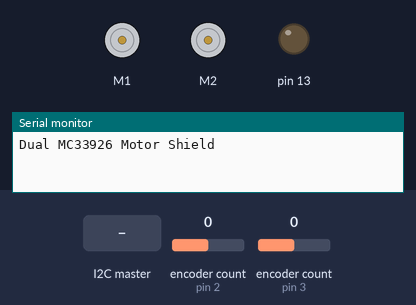
Simulated run of this sketch. Board: Arduino Uno, built with avr-gcc and run on an emulated ATmega328P. On the bench: 2 × DC motor (green arrow = forward, orange = backward, longer = faster), output pins drawn as LEDs (lit = HIGH), the last lines printed to the serial monitor. The inputs (shaded band) are chosen by the test bench; at power-on: encoder count (sensors on pin 2, pin 3) 0.

Above: at 1.2 s.
1.3 s: the I2C master sends the byte 0
2.8 s: the I2C master sends the byte 2
At 4.2 s:
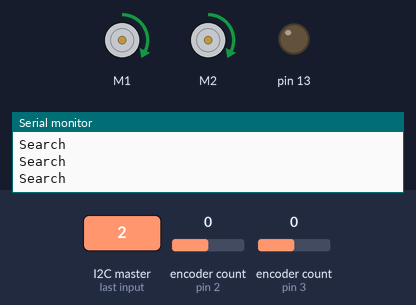
Timing chart, 0 to 5.8 s (numbered marks = the images above; inputs shaded):
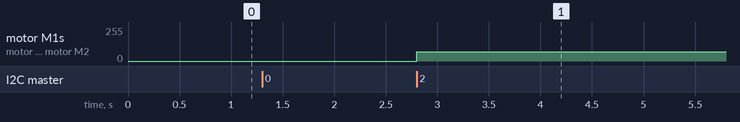

The sketch:

Demo2ArduinoR1.ino
```cpp
#define ENCODER_OPTIMIZE_INTERRUPTS
#include "DualMC33926MotorShield.h"
#include <Encoder.h>
#include <Wire.h>
#define SLAVE_ADDRESS 0x04
#define Pi 3.1415926535897932384
#include "DualMC33926MotorShield.h"
#include "math.h"
//#include <iostream>


DualMC33926MotorShield ms;


// intital Kp value

double Ke = .5;
double KpCon1 = 13.71;//15.3786175942488;

// PID control variables
double Kp1 = 48.3564;             //13.71;//15.3786175942488;
double Ki1 = 0.0;             //1.93;//2.37803426483209;
double Kd1 = 1.898917;

double Kp2 = 41.681;                //13.71;//15.3786175942488;
double Ki2 = 0.0;              // 1.93;//2.37803426483209;
double Kd2 = 2.623;

// comparative inputs and calculations
//max voltage
double umax = 7.5;
double phiDesired = 0.0;
// voltage delta and bar values
double VDelta = 0.0;

double VBar = 0.0;
double intialTime = 0.0;
int thresholdB = 0;
// integral controller
double I1 = 0.0;
double I_past1 = 0.0;

double I2 = 0.0;
double I_past2 = 0.0;

double I3 = 0.0;
double I_past3 = 0.0;
// past error of controllers
double e_past1 = 0.0;

double e_past2 = 0.0;

double e_past3 = 0.0;
// runnin timer?
double Ts = 0.0;
//Current time
double Tc = millis()/1000;
// desired angle turn
double desiredAngleTurn;//-90;
// distance asked to go
double desiredFPS;

// Encoder angle?
double actualPhi = 0.0;

double sentM1 = 0.0;
double sentM2 = 0.0;


//speed control this value we want as speed of motors potentially
double rho = 0.0;

// current error of controllers
double e1 = 0.0;
double e2 = 0.0;
double e3 = 0.0;
//derivative scalar
double D1 = 0.0;
double D2 = 0.0;
double D3 = 0.0;
//voltage output
double V1 = 0.0;
double V2 = 0.0;
int offset;

double currentTime = 0.0;

//DualMC33926MotorShield md;
Encoder knobLeft(3,5);
Encoder knobRight(2,6);
//float positionL = 0.0;
//float positionR = 0.0;
float angleL = 0.0;
float angleR = 0.0;
double phi = 0.0;
int motorSpeed = 0;
double r = 0.25;
double d = 0.9375;
long newLeft, newRight;
//bool doneTurning = false;

//stores desired distancew and angle sent from pi over i2c
double cameraReads;
String angleStr;
String distanceStr;
double angle;
double distance;
double decimal_value;
byte binaryAngle;
char end;
bool readAngle=false;
bool readDistance = false;
double driftCorrection;

enum State_enum{STOP,SEARCH, ANGLE, DISTANCE};
uint8_t state;

void setup() {
  pinMode(13,OUTPUT);
  Serial.begin(9600); //11500 or 9600?
  //md.init();
  //md.setM1Speed(motorSpeed);
  Serial.println("Dual MC33926 Motor Shield");
  ms.init();
  // initialize i2c as slave
  Wire.begin(SLAVE_ADDRESS);

  // define callbacks for i2c communication
  Wire.onReceive(receiveData);

}

void stopIfFault(){
  if(ms.getFault()){
    Serial.println("Fault");
    while(1);
  }
}
int i = 0;

char data[32];
void receiveData(int byteCount) {
  angleStr = "";
  distanceStr = "";
  offset = Wire.read();
  //if offset byte recieved is 0, sending set point based on quadrant reading
  //if offset byte recieved is 1, reset encoder counts
  //r = 5;
  //Serial.println(offset);
  if(offset == 0){
      if(i==0){
        knobLeft.write(0);
        knobRight.write(0);
        sentM1 = 0;
        sentM2 = 0;
        ms.setM1Speed(sentM1);
        ms.setM2Speed(sentM2);
        state = ANGLE;


        phi = 0;


      }//may not work
      //Serial.println("data received: ");

      int i = 0;
      while (Wire.available()) {
        cameraReads = Wire.read();
        if(readAngle == true && char(cameraReads) != 'd'){
          angleStr += char(cameraReads);
        }else if(readDistance == true && char(cameraReads) != 'a'){
          distanceStr+= char(cameraReads);
        }

        if(cameraReads == 'a'){
          readAngle = true;
          readDistance = false;
        }else if(cameraReads == 'd'){
          readDistance = true;
          readAngle = false;
        }

        //Serial.println(cameraReads);
        //angleStr= data[0,7];

        //distanceStr = data[8,16];
        //Serial.println(distanceStr);
        i++;
      }
      //Serial.println(angleStr);
      //Serial.println(distanceStr);
      //Serial.println(angleStr);
      angle = angleStr.toDouble();
      distance = distanceStr.toDouble();
      //Serial.println(angle);

      if(angle > 180.0){
        angle -= 360.0;
      }

      //Serial.print("Distance: ");
      //Serial.println(distance);
      if(i==20){
        //state = ANGLE;
        desiredAngleTurn = angle;
        desiredFPS = distance;
      }
      i++;

  }
  if(offset == 1){
      knobLeft.write(0);
      knobRight.write(0);
      newLeft = 0;
      newRight = 0;
      actualPhi=0;
      //y = 0.0;
      //r=0.0;
      offset = 0;
      phi = 0;
      Serial.println("reset");
      while (Wire.available()) {
        int random = Wire.read();
      }
      state=STOP;
  }
  if(offset == 2){
    int random = Wire.read();
    state = SEARCH;
    //Serial.println("search");
  }
}

long positionLeft  = -999;
long positionRight = -999;


void loop() {
  //Serial.print("test");
  if (motorSpeed <= 400){
    motorSpeed += 1;
  }


  newLeft = knobLeft.read();
  newRight = knobRight.read();
  if (newLeft != positionLeft || newRight != positionRight) {
    // converting counts to position, multiply counts*(pi/2)/(counts in pi/2 revs)
    angleL = (newLeft*(Pi/2.0))/800.0;
    angleR = (-1*newRight*(Pi/2.0))/800.0;
    phi = (r/d)*(angleL-angleR);
    positionLeft = newLeft;
    positionRight = newRight;
  }
  //converts phi in radians to actual phi in degrees
  actualPhi = phi * 360/(2*Pi);

  rho = (r/2) * (angleL+angleR);

  if(abs(newLeft - newRight) >= 3){
    //driftCorrection = abs(newLeft - newRight)*.5;
    driftCorrection = 0.0;
  }

switch(state){


  case STOP:
    //Serial.println("Idle");
    break;
  case SEARCH:
    Serial.println("Search");
    sentM1 = 110;
    sentM2 = 110;
    ms.setM1Speed(sentM1);
    ms.setM2Speed(sentM2);
    break;

  case ANGLE:

    Serial.print("Angle:");
    Serial.println(desiredAngleTurn);

    Serial.print("Phi:");
    Serial.println(actualPhi);


    e2 = desiredAngleTurn-actualPhi ;//phiDesired
    Serial.print("e2: ");
    Serial.println(e2);
    if(e2==0){
      I_past2 = 0;
    }
    if (Ts>0){
      D2 = (e2-e_past2)/Ts;
      e_past2 = e2;

    }  else{
      D2=0;

    }
    I2 = 0.0 ;//I_past2 + Ts*e2;


    VDelta = Kp2*e2 + Ki2*I2 + Kd2*D2; //+ driftCorrection;
    //Serial.println(VDelta);

    if (abs(VDelta) > umax){
      if (VDelta>=0){
        VDelta = umax;
      } else{
        VDelta = (-1)*umax;
      }
      if (e2>=0){
        e2 = min(umax/Kp2 , abs(e2));
      } else{
        e2 = (-1)*min(umax/Kp2 , abs(e2));
      }
      I2 = 0.0 ;//(VDelta-Kp2*e2-Kd2*D2)/Ki2;
    }
    Serial.print("e2 after: ");
    Serial.println(e2);

    if(abs(e2)<.05){
      sentM1 = 0;
      sentM2 = 0;
      Serial.println("angle found");
      state = DISTANCE;
    }
    V1 = (VDelta + VBar)/2;
    V2 = (VBar - VDelta)/2;

    sentM1 = -1*(V1*250)/umax;
    sentM2 = (V2*250)/umax;
    //Serial.println(sentM1);

    ms.setM1Speed(sentM1);
    ms.setM2Speed(sentM2);
    break;

  case DISTANCE:
    Serial.println("Distance");


    e3 = (desiredFPS/12)-rho;
    Serial.print("e3: ");
    Serial.println(e3);

      if(e3==0){
        I_past3 = 0;
      }
      if (Ts>0){
        D3 = (e3-e_past3)/Ts;
        e_past3 = e3;

      }  else{
        D3=0;

      }
      I3 = 0.0 ;//I_past3 + Ts*e3;


      VBar = Kp2*e3 + Ki2*I3 + Kd2*D3 + driftCorrection;

      if (abs(VBar) > umax){
        if (VBar>=0){
          VBar = umax;
        } else{
          VBar = (-1)*umax;
        }
        if (e3>=0){
          e3 = min(umax/Kp2 , abs(e3));
        } else{
          e3 = (-1)*min(umax/Kp2 , abs(e3));
        }
        I3 = 0.0 ;//(VBar-Kp2*e3-Kd2*D3)/Ki2;
      }
      VDelta = 0.0;
      Serial.println(e3);
      if(abs(e3)<0.1){
        Serial.println("Distance found");
        VDelta = 0;
        VBar = 0;

        state = STOP;

      }
      V1 = (VDelta + VBar)/2;
      V2 = (VBar - VDelta)/2;

      sentM1 = -1*(V1*250)/umax;
      sentM2 = (V2*250)/umax;
      //Serial.println(sentM1);

      ms.setM1Speed(sentM1);
      ms.setM2Speed(sentM2);
    break;
  default:
    state = STOP;


}


    stopIfFault();
    currentTime = millis()/1000;
    Ts = currentTime - Tc;
    Tc = currentTime;
    I_past1 = I1;
    I_past2 = I2;
    I_past3 = I3;
}
/*

class angleController(){
  e2 = desiredAngleTurn-actualPhi;//phiDesired
    //Serial.println(e2);
    if(e2==0){
      I_past2 = 0;
    }
    if (Ts>0){
      D2 = (e2-e_past2)/Ts;
      e_past2 = e2;

    }  else{
      D2=0;

    }
    I2 = 0.0 ;//I_past2 + Ts*e2;


    VDelta = Kp2*e2 + Ki2*I2 + Kd2*D2;
    //Serial.println(VDelta);

    if (abs(VDelta) > umax){
      if (VDelta>=0){
        VDelta = umax;
      } else{
        VDelta = (-1)*umax;
      }
      if (e2>=0){
        e2 = min(umax/Kp2 , abs(e2));
      } else{
        e2 = (-1)*min(umax/Kp2 , abs(e2));
      }
      I2 = 0.0 ;//(VDelta-Kp2*e2-Kd2*D2)/Ki2;
    }

}

class distanceController(){

}
*/
```

Measured:
- after the input at 2.8 s, motor M1, motor M2: stopped → forward 70/255 at once
